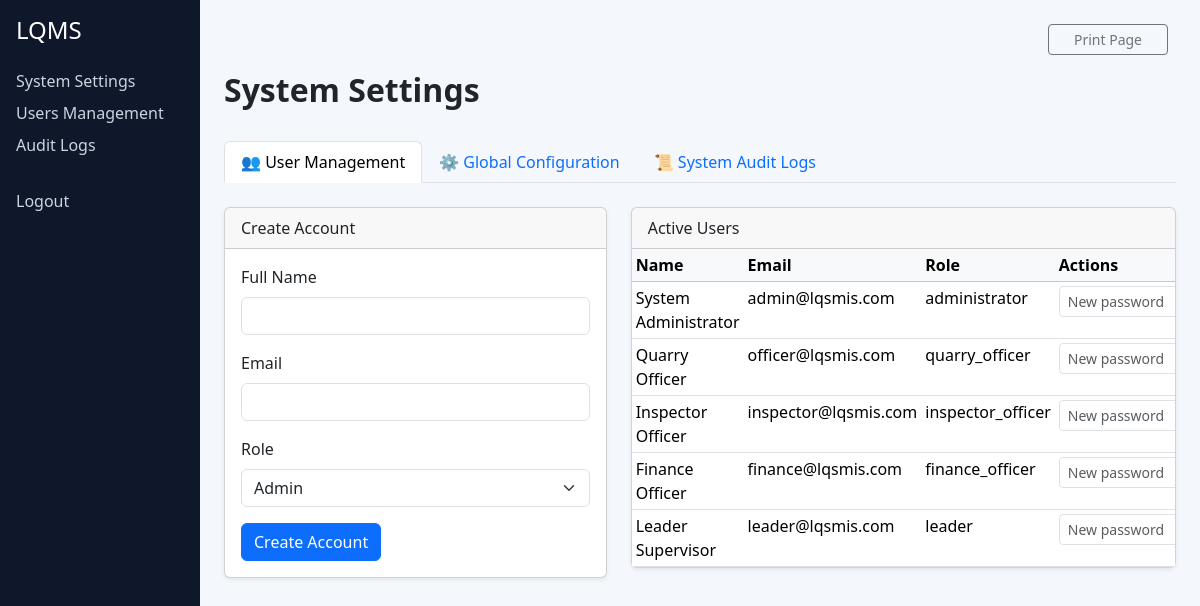
The app's page /settings (signed in) with its own data.
### tables this page shows
CREATE TABLE IF NOT EXISTS users (
  id INT AUTO_INCREMENT PRIMARY KEY,
  full_name VARCHAR(150) NOT NULL,
  email VARCHAR(150) NOT NULL UNIQUE,
  password_hash VARCHAR(255) NOT NULL,
  role VARCHAR(50) NOT NULL DEFAULT 'quarry_officer',
  is_active TINYINT(1) NOT NULL DEFAULT 1,
  created_at TIMESTAMP DEFAULT CURRENT_TIMESTAMP
);

### app/controllers/SettingsController.php (called while the page is built, shortened)
<?php
class SettingsController extends Controller {
    public function index(): void {
        $userModel = new User();
        $pdo = getConnection();
        $pdo->exec("CREATE TABLE IF NOT EXISTS system_settings (
            `k` VARCHAR(100) PRIMARY KEY,
            `v` TEXT DEFAULT NULL,
            updated_at TIMESTAMP DEFAULT CURRENT_TIMESTAMP ON UPDATE CURRENT_TIMESTAMP
        ) ENGINE=InnoDB DEFAULT CHARSET=utf8mb4;");
        $pdo->exec("CREATE TABLE IF NOT EXISTS api_keys (
            id INT AUTO_INCREMENT PRIMARY KEY,
            service VARCHAR(150) NOT NULL,
            endpoint VARCHAR(255) DEFAULT NULL,
            api_key TEXT DEFAULT NULL,
            created_at TIMESTAMP DEFAULT CURRENT_TIMESTAMP
        ) ENGINE=InnoDB DEFAULT CHARSET=utf8mb4;");
        $pdo->exec("CREATE TABLE IF NOT EXISTS audit_logs (
            id INT AUTO_INCREMENT PRIMARY KEY,
            user_id INT DEFAULT NULL,
            action VARCHAR(100) NOT NULL,
            target_table VARCHAR(100) DEFAULT NULL,
            details TEXT DEFAULT NULL,
            created_at TIMESTAMP DEFAULT CURRENT_TIMESTAMP,
            FOREIGN KEY (user_id) REFERENCES users(id) ON DELETE SET NULL
        ) ENGINE=InnoDB DEFAULT CHARSET=utf8mb4;");
        try {
            $pdo->exec("ALTER TABLE users ADD COLUMN is_active TINYINT(1) NOT NULL DEFAULT 1");
        } catch (Exception $e) {
        }
        $users = $userModel->allActive();
        $audits = [];
        $tables = $pdo->query('SHOW TABLES')->fetchAll(PDO::FETCH_COLUMN);
        if (in_array('audit_logs', $tables, true)) {
            $audits = $pdo->query(
                'SELECT logs.*, COALESCE(u.full_name, u.role, u.email, logs.user_id) AS user_name, u.role AS user_role '
                . 'FROM audit_logs AS logs '
                . 'LEFT JOIN users AS u ON logs.user_id = u.id '
                . 'ORDER BY logs.created_at DESC LIMIT 200'
            )->fetchAll(PDO::FETCH_ASSOC);
        } else {
            $stmt = $pdo->query('SELECT id, title AS action, detail AS details, created_at, NULL AS target_table, NULL AS user_name, NULL AS user_role FROM activities ORDER BY created_at DESC LIMIT 200');
            $audits = $stmt->fetchAll(PDO::FETCH_ASSOC);
        }
        $settings = [];
        $apiStmt = $pdo->query('SELECT id, service, endpoint, api_key, created_at FROM api_keys ORDER BY created_at DESC');
        $apiKeys = $apiStmt->fetchAll(PDO::FETCH_ASSOC);
        $this->view('settings/index', [
            'users' => $users,
            'audits' => $audits,
            'settings' => $settings,
            'api_keys' => $apiKeys
        ]);
    }
}

### config/database.php (called while the page is built)
<?php
function getConnection(): PDO {
    static $pdo = null;
    static $initialized = false;
    if ($pdo === null) {
        $user = getenv('DB_USER') ?: 'root';
        $password = getenv('DB_PASSWORD') ?: '';
        $host = getenv('DB_HOST') ?: '127.0.0.1';
        $port = getenv('DB_PORT') ?: '3306';
        $dbname = getenv('DB_NAME') ?: 'lqsmis';
        $options = [
            PDO::ATTR_ERRMODE => PDO::ERRMODE_EXCEPTION,
            PDO::ATTR_DEFAULT_FETCH_MODE => PDO::FETCH_ASSOC,
            PDO::ATTR_EMULATE_PREPARES => false,
        ];
        $baseDsn = "mysql:host={$host};port={$port};charset=utf8mb4";
        try {
            $pdo = new PDO($baseDsn, $user, $password, $options);
            try {
                $pdo->exec("CREATE DATABASE IF NOT EXISTS {$dbname} CHARACTER SET utf8mb4 COLLATE utf8mb4_unicode_ci");
            } catch (PDOException $inner) {
            }
            $pdo = new PDO("mysql:host={$host};port={$port};dbname={$dbname};charset=utf8mb4", $user, $password, $options);
        } catch (PDOException $e) {
            $msg = 'Could not connect to MySQL: ' . $e->getMessage() .
                "\nEnsure the database server is running and the environment variables DB_HOST, DB_PORT, DB_USER, DB_PASSWORD are set correctly.";
            throw new PDOException($msg, (int)$e->getCode());
        }
    }
    if (!$initialized) {
        $schema = file_get_contents(__DIR__ . '/../setup.sql');
        if ($schema !== false) {
            $pdo->exec($schema);
        }
        $initialized = true;
    }
    return $pdo;
}

### core/Model.php (called while the page is built, shortened)
<?php
class Model {
    public function __construct() {
        $this->db = getConnection();
    }
}

### app/models/User.php (called while the page is built, shortened)
<?php
class User extends Model {
    public function allActive(): array {
        $stmt = $this->db->query('SELECT * FROM users WHERE is_active = 1 ORDER BY created_at DESC');
        return $stmt->fetchAll();
    }
}

### app/views/settings/index.php (the view, shortened to what this page needs)
<div class="d-flex justify-content-between align-items-center mb-4">
    <h2 class="fw-bold">System Settings</h2>
</div>
<ul class="nav nav-tabs mb-4" id="settingsTabs" role="tablist">
    <li class="nav-item" role="presentation">
        <button class="nav-link active" id="user-management-tab" data-bs-toggle="tab" data-bs-target="#user-management" type="button" role="tab" aria-controls="user-management" aria-selected="true">👥 User Management</button>
    </li>
    <li class="nav-item" role="presentation">
        <button class="nav-link" id="global-configuration-tab" data-bs-toggle="tab" data-bs-target="#global-configuration" type="button" role="tab" aria-controls="global-configuration" aria-selected="false">⚙️ Global Configuration</button>
    </li>
    <li class="nav-item" role="presentation">
        <button class="nav-link" id="system-audit-logs-tab" data-bs-toggle="tab" data-bs-target="#system-audit-logs" type="button" role="tab" aria-controls="system-audit-logs" aria-selected="false">📜 System Audit Logs</button>
    </li>
</ul>
<div class="tab-content" id="settingsTabsContent">
    <div class="tab-pane fade show active" id="user-management" role="tabpanel" aria-labelledby="user-management-tab">
        <div class="row g-4">
            <div class="col-lg-5">
                <div class="card shadow-sm">
                    <div class="card-header">Create Account</div>
                    <div class="card-body">
                        <form method="post" action="<?= APP_URL ?>/settings/create_user">
                            <div class="mb-3">
                                <label class="form-label">Full Name</label>
                                <input id="user_full_name" name="full_name" class="form-control" required>
                            </div>
                            <div class="mb-3">
                                <label class="form-label">Email</label>
                                <input id="user_email" name="email" type="email" class="form-control" required>
                            </div>
                            <div class="mb-3">
                                <label class="form-label">Role</label>
                                <select name="role" class="form-select">
                                    <option value="administrator">Admin</option>
                                </select>
                            </div>
                            <button class="btn btn-primary" type="submit">Create Account</button>
                        </form>
                    </div>
                </div>
            </div>
            <div class="col-lg-7">
                <div class="card shadow-sm">
                    <div class="card-header">Active Users</div>
                    <div class="card-body p-0">
                        <div class="table-responsive" style="max-height:58vh; overflow:auto;">
                            <table class="table table-sm mb-0">
                                <thead class="table-light"><tr><th>Name</th><th>Email</th><th>Role</th><th>Actions</th></tr></thead>
                                <tbody>
                                <?php foreach (($users ?? []) as $u): ?>
                                    <tr>
                                        <td><?= htmlspecialchars($u['full_name']) ?></td>
                                        <td><?= htmlspecialchars($u['email']) ?></td>
                                        <td><?= htmlspecialchars($u['role']) ?></td>
                                        <td class="text-nowrap">
                                            <form method="post" action="<?= APP_URL ?>/settings/reset_password" style="display:inline-flex; gap:.35rem; align-items:center; margin-right:.35rem;">
                                            <input type="password" name="new_password" class="form-control form-control-sm" placeholder="New password" style="min-width:150px;" aria-label="New password">
                                        </form>
                                        </td>
                                    </tr>
                                <?php endforeach; ?>
                                </tbody>
                            </table>
                        </div>
                    </div>
                </div>
            </div>
        </div>
    </div>
</div>

### app/views/layout.php (style rules this page uses)
body { background: #f4f7fb; }

### records on screen
users: full_name "System Administrator", email "admin@lqsmis.com", role "administrator"
users: full_name "Quarry Officer", email "officer@lqsmis.com", role "quarry_officer"
users: full_name "Inspector Officer", email "inspector@lqsmis.com", role "inspector_officer"
users: full_name "Finance Officer", email "finance@lqsmis.com", role "finance_officer"
users: full_name "Leader Supervisor", email "leader@lqsmis.com", role "leader"
